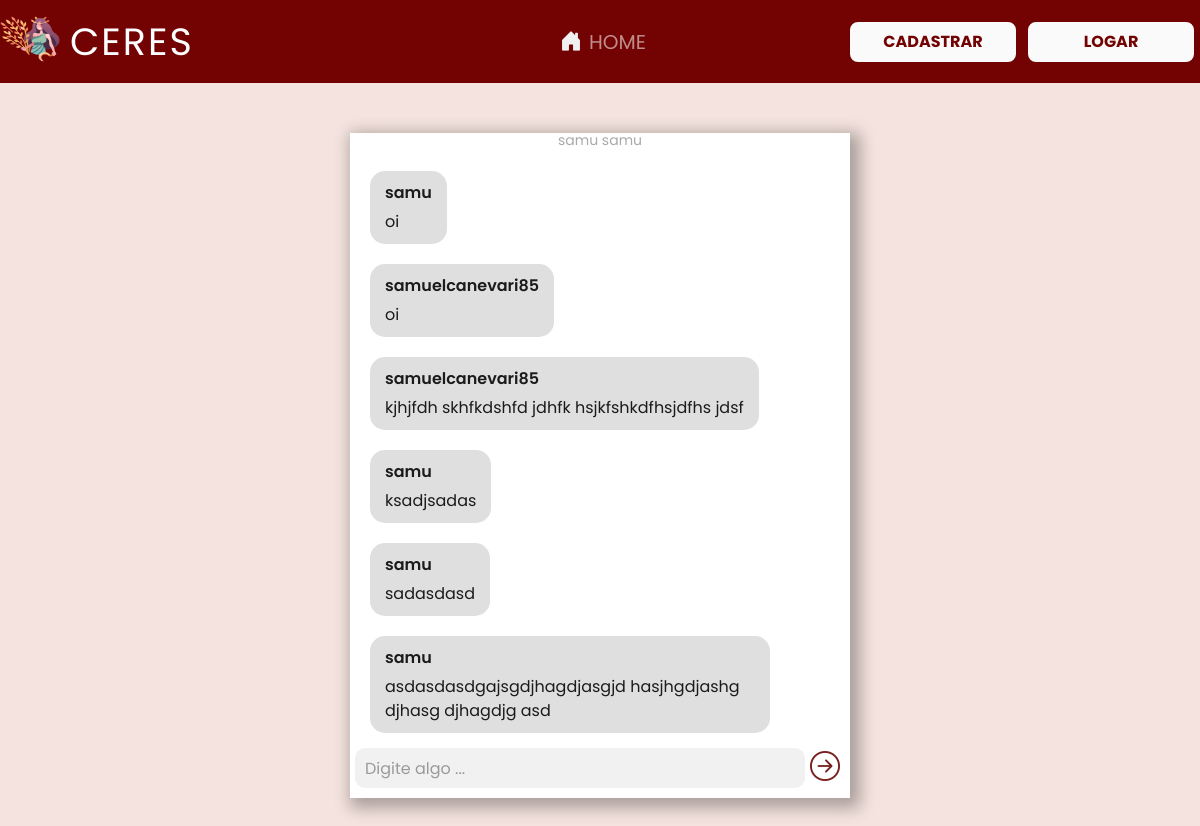
Page /room/samuelcanevari85-samu on the committed database.
### apps/room/models.py (models this page shows)
class Room(models.Model):
    slug = models.SlugField(unique=True)
    client = models.ForeignKey(User, on_delete=models.CASCADE, db_column='client')
    store = models.ForeignKey(Store, on_delete=models.CASCADE, db_column='store')
    created_at = models.DateTimeField(default=datetime.now, blank=True)
    class Meta:
        db_table = 'rooms'

class Message(models.Model):
    room = models.ForeignKey(Room, related_name='messages', on_delete=models.CASCADE, db_column='room')
    user = models.ForeignKey(User, related_name='messages', on_delete=models.CASCADE, db_column='user')
    content = models.TextField()
    created_at = models.DateTimeField(default=datetime.now, blank=True)
    class Meta:
        ordering = ('created_at',)
        db_table = 'messages'

### apps/room/views.py (the view)
# urls.py: path('<slug:slug>', views.room, name='room'),
def room(request, slug):
    if Room.objects.filter(slug=slug).exists():
        room = get_object_or_404(Room, slug=slug)
    else:
        client = request.user
        store = request.GET.get('store')
        store = get_object_or_404(Store, pk=store)
        slug = f'{store.user.username}-{client.username}'
        room = Room(
            slug=slug,
            client=client,
            store=store,
        )
        room.save()
    messages = Message.objects.filter(room=room)[0:25]
    context = {
        'room': room,
        'messages': messages,
    }
    return render(request, 'room/room.html', context)

### templates/room/room.html (shortened to what this page needs)
{% extends 'base.html' %}
{% load static %}
{% block styles %}
    <link rel="stylesheet" href="{% static 'css/criar-loja.css' %}">
    <link rel="stylesheet" href="{% static 'css/chat.css' %}">
{% endblock %}
{% block content %}
    <div class="App">
        <div class="chat-container">
            <div class="chat-body">
                <div class="messages">
                    <div id="chat-messages" class="messages-list">
                        <span class="message-bot">{{ room.client.get_full_name }}</span>
                        {% for message in messages %}
                            <div class="message-container {% if message.user == user %}message-mine{% endif %}">
                                <p class="author">{{ message.user.username }}</p>
                                <p class="message">{{ message.content }}</p>
                            </div>
                        {% endfor %}
                    </div>
                </div>
            </div>
            <form method="POST" id="chat-message-submit">
                <div class="chat-footer">
                    <input id="chat-message-input" class="message-input" placeholder="Digite algo ..." type="text" id="input" required>
                    <button style="border: none; background-color: transparent;"><i class="bi bi-arrow-right-circle btn-send" style="font-size: 30px; color: #7a1f1f;"></i></button>
                </div>
            </form>
        </div>
        <br>
    </div>
{% endblock %}

### static/css/css-globais.css (style rules this page uses)
:root { --vinho: #730202; --bege: #F4E3DE; --branco: #FFFFFF; --brancoFormulario: #fafafa; --laranja: #D96704; --preto: #1b1b1b; --cinza1: #9A9A9A; --cinza2: #C4C4C4; --cinza3: #E1E1E1; --vermelho: #D90404; }
* { font-family: Arial, Helvetica, sans-serif; font-family: "Poppins", sans-serif; margin: 0; padding: 0; color: var(--preto); }
body { background-color: #F4E3DE; min-height: 100vh }
::placeholder { color: #767575; font-size: 15px; }

### static/css/criar-loja.css (style rules this page uses)
::placeholder { color: var(--cinza1); font-size: 16px; }

### static/css/chat.css (style rules this page uses)
body { margin: 0; font-family: -apple-system, BlinkMacSystemFont, 'Segoe UI', 'Roboto', 'Oxygen', 'Ubuntu', 'Cantarell', 'Fira Sans', 'Droid Sans', 'Helvetica Neue', sans-serif; }
.App { margin: 0px; display: flex; align-items: center; justify-content: center; padding: 50px 0; }
.chat-container { height: 100%; width: 500px; -webkit-box-shadow: 5px 5px 15px 5px rgba(0, 0, 0, 0.3); box-shadow: 5px 5px 15px 5px rgba(0, 0, 0, 0.3); background-color: rgb(255, 255, 255); display: flex; flex-direction: column; }
.chat-footer { width: 100%; display: flex; flex-direction: row; padding: 10px 0 5px 0; }
.btn-send { margin-right: 10px; cursor: pointer; margin-top: 2px; }
.chat-body { height: 600px; overflow-y: auto; }
.messages { display: flex; flex-direction: column; height: 100%; }
.messages-list { display: flex; flex-direction: column; height: 100%; padding: 10px; }
.message-container { width: fit-content; height: fit-content; background-color: #d6d6d6c7; border-radius: 15px; padding: 5px; margin: 10px 10px; }
.message-container:not(.message-mine) { margin-right: 70px; }
.author { font-weight: 600; padding: 0 10px 0 10px; margin: 5px 0 5px 0; }
.message { border-radius: 5px; padding: 0 10px 0 10px; margin: 5px 0 5px 0; word-break: break-word; }
.message-bot { color: darkgray; text-align: center; font-size: 14px; padding-bottom: 10px; }
.message-input { background-color: rgb(241, 241, 241); height: 25px; width: 100%; border-radius: 10px; border: none; box-sizing: border-box; padding: 20px 10px; outline: none; margin: 5px; }

### rows in the picture
Room: client.get_full_name "samu samu"
Message: user.username "samu", content "oi"
Message: user.username "samuelcanevari85", content "oi"
Message: user.username "samuelcanevari85", content "kjhjfdh skhfkdshfd jdhfk hsjkfshkdfhsjdfhs jdsf"
Message: user.username "samu", content "ksadjsadas"
Message: user.username "samu", content "sadasdasd"
Message: user.username "samu", content "asdasdasdgajsgdjhagdjasgjd hasjhgdjashg djhasg djhagdjg asd"
